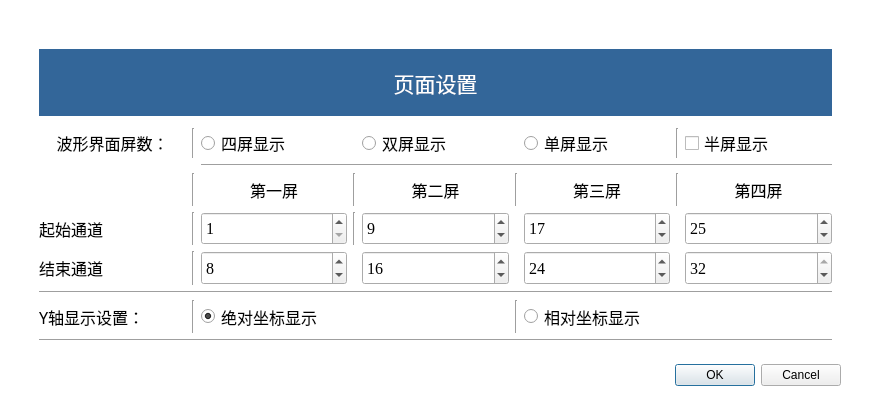
<?xml version="1.0" encoding="UTF-8"?>
<ui version="4.0">
 <class>Dialog</class>
 <widget class="QDialog" name="Dialog">
  <property name="geometry">
   <rect>
    <x>0</x>
    <y>0</y>
    <width>880</width>
    <height>409</height>
   </rect>
  </property>
  <property name="windowTitle">
   <string>数据分析设置</string>
  </property>
  <property name="styleSheet">
   <string notr="true">QDialog{background-color: qlineargradient(spread:pad, x1:0, y1:0, x2:1, y2:1, stop:1 rgba(255, 255, 255, 255));font: 12pt &quot;黑体&quot;;}</string>
  </property>
  <widget class="QDialogButtonBox" name="buttonBox">
   <property name="geometry">
    <rect>
     <x>670</x>
     <y>360</y>
     <width>171</width>
     <height>31</height>
    </rect>
   </property>
   <property name="font">
    <font>
     <family>Times New Roman</family>
     <pointsize>14</pointsize>
    </font>
   </property>
   <property name="orientation">
    <enum>Qt::Horizontal</enum>
   </property>
   <property name="standardButtons">
    <set>QDialogButtonBox::Cancel|QDialogButtonBox::Ok</set>
   </property>
  </widget>
  <widget class="QFrame" name="frame">
   <property name="geometry">
    <rect>
     <x>30</x>
     <y>40</y>
     <width>811</width>
     <height>311</height>
    </rect>
   </property>
   <property name="sizePolicy">
    <sizepolicy hsizetype="Preferred" vsizetype="Minimum">
     <horstretch>0</horstretch>
     <verstretch>0</verstretch>
    </sizepolicy>
   </property>
   <property name="styleSheet">
    <string notr="true">QFrame{font: 12pt &quot;黑体&quot;;}
QRadioButton{font: 12pt &quot;黑体&quot;;}
</string>
   </property>
   <layout class="QGridLayout" name="gridLayout_2">
    <item row="3" column="2" colspan="7">
     <widget class="Line" name="line">
      <property name="orientation">
       <enum>Qt::Horizontal</enum>
      </property>
     </widget>
    </item>
    <item row="5" column="3">
     <widget class="Line" name="line_6">
      <property name="orientation">
       <enum>Qt::Vertical</enum>
      </property>
     </widget>
    </item>
    <item row="2" column="4">
     <widget class="QRadioButton" name="TwoAxisRadioButton">
      <property name="sizePolicy">
       <sizepolicy hsizetype="Expanding" vsizetype="Preferred">
        <horstretch>1</horstretch>
        <verstretch>1</verstretch>
       </sizepolicy>
      </property>
      <property name="font">
       <font>
        <family>黑体</family>
        <pointsize>12</pointsize>
        <weight>50</weight>
        <italic>false</italic>
        <bold>false</bold>
       </font>
      </property>
      <property name="text">
       <string>双屏显示</string>
      </property>
     </widget>
    </item>
    <item row="4" column="2">
     <widget class="QLabel" name="OneAxis">
      <property name="enabled">
       <bool>true</bool>
      </property>
      <property name="sizePolicy">
       <sizepolicy hsizetype="Expanding" vsizetype="Preferred">
        <horstretch>1</horstretch>
        <verstretch>1</verstretch>
       </sizepolicy>
      </property>
      <property name="maximumSize">
       <size>
        <width>16777215</width>
        <height>16777215</height>
       </size>
      </property>
      <property name="font">
       <font>
        <family>黑体</family>
        <pointsize>12</pointsize>
        <weight>50</weight>
        <italic>false</italic>
        <bold>false</bold>
       </font>
      </property>
      <property name="text">
       <string>第一屏</string>
      </property>
      <property name="alignment">
       <set>Qt::AlignCenter</set>
      </property>
     </widget>
    </item>
    <item row="6" column="8">
     <widget class="QSpinBox" name="axis_4_end">
      <property name="sizePolicy">
       <sizepolicy hsizetype="Expanding" vsizetype="Preferred">
        <horstretch>1</horstretch>
        <verstretch>0</verstretch>
       </sizepolicy>
      </property>
      <property name="font">
       <font>
        <family>Times New Roman</family>
        <pointsize>12</pointsize>
       </font>
      </property>
      <property name="minimum">
       <number>1</number>
      </property>
      <property name="maximum">
       <number>32</number>
      </property>
      <property name="value">
       <number>32</number>
      </property>
     </widget>
    </item>
    <item row="2" column="8">
     <widget class="QCheckBox" name="HalfAxischeckBox">
      <property name="font">
       <font>
        <family>黑体</family>
        <pointsize>12</pointsize>
       </font>
      </property>
      <property name="text">
       <string>半屏显示</string>
      </property>
      <property name="checked">
       <bool>false</bool>
      </property>
     </widget>
    </item>
    <item row="7" column="0" colspan="9">
     <widget class="Line" name="line_13">
      <property name="orientation">
       <enum>Qt::Horizontal</enum>
      </property>
     </widget>
    </item>
    <item row="2" column="0">
     <widget class="QLabel" name="AxisNum">
      <property name="sizePolicy">
       <sizepolicy hsizetype="Expanding" vsizetype="Preferred">
        <horstretch>1</horstretch>
        <verstretch>1</verstretch>
       </sizepolicy>
      </property>
      <property name="font">
       <font>
        <family>黑体</family>
        <pointsize>12</pointsize>
        <weight>50</weight>
        <italic>false</italic>
        <bold>false</bold>
       </font>
      </property>
      <property name="text">
       <string>波形界面屏数：</string>
      </property>
      <property name="alignment">
       <set>Qt::AlignCenter</set>
      </property>
     </widget>
    </item>
    <item row="6" column="1">
     <widget class="Line" name="line_18">
      <property name="orientation">
       <enum>Qt::Vertical</enum>
      </property>
     </widget>
    </item>
    <item row="4" column="5">
     <widget class="Line" name="line_5">
      <property name="orientation">
       <enum>Qt::Vertical</enum>
      </property>
     </widget>
    </item>
    <item row="6" column="2">
     <widget class="QSpinBox" name="axis_1_end">
      <property name="sizePolicy">
       <sizepolicy hsizetype="Expanding" vsizetype="Preferred">
        <horstretch>1</horstretch>
        <verstretch>0</verstretch>
       </sizepolicy>
      </property>
      <property name="font">
       <font>
        <family>Times New Roman</family>
        <pointsize>12</pointsize>
       </font>
      </property>
      <property name="minimum">
       <number>1</number>
      </property>
      <property name="maximum">
       <number>32</number>
      </property>
      <property name="value">
       <number>8</number>
      </property>
     </widget>
    </item>
    <item row="6" column="6">
     <widget class="QSpinBox" name="axis_3_end">
      <property name="sizePolicy">
       <sizepolicy hsizetype="Expanding" vsizetype="Preferred">
        <horstretch>1</horstretch>
        <verstretch>0</verstretch>
       </sizepolicy>
      </property>
      <property name="minimumSize">
       <size>
        <width>0</width>
        <height>0</height>
       </size>
      </property>
      <property name="maximumSize">
       <size>
        <width>16777215</width>
        <height>16777215</height>
       </size>
      </property>
      <property name="font">
       <font>
        <family>Times New Roman</family>
        <pointsize>12</pointsize>
       </font>
      </property>
      <property name="minimum">
       <number>1</number>
      </property>
      <property name="maximum">
       <number>32</number>
      </property>
      <property name="value">
       <number>24</number>
      </property>
     </widget>
    </item>
    <item row="4" column="8">
     <widget class="QLabel" name="FourAxis">
      <property name="sizePolicy">
       <sizepolicy hsizetype="Expanding" vsizetype="Preferred">
        <horstretch>1</horstretch>
        <verstretch>1</verstretch>
       </sizepolicy>
      </property>
      <property name="minimumSize">
       <size>
        <width>0</width>
        <height>0</height>
       </size>
      </property>
      <property name="font">
       <font>
        <family>黑体</family>
        <pointsize>12</pointsize>
        <weight>50</weight>
        <italic>false</italic>
        <bold>false</bold>
       </font>
      </property>
      <property name="text">
       <string>第四屏</string>
      </property>
      <property name="alignment">
       <set>Qt::AlignCenter</set>
      </property>
     </widget>
    </item>
    <item row="0" column="0" colspan="9">
     <widget class="QLabel" name="label">
      <property name="sizePolicy">
       <sizepolicy hsizetype="Expanding" vsizetype="Preferred">
        <horstretch>1</horstretch>
        <verstretch>2</verstretch>
       </sizepolicy>
      </property>
      <property name="font">
       <font>
        <family>黑体</family>
        <pointsize>16</pointsize>
        <weight>50</weight>
        <italic>false</italic>
        <bold>false</bold>
       </font>
      </property>
      <property name="styleSheet">
       <string notr="true">QLabel{background-color: qlineargradient(spread:pad, x1:0, y1:0, x2:1, y2:1, stop:0.0152284 rgba(51, 102, 153, 255));color: rgb(255, 255, 255);font: 16pt &quot;黑体&quot;;}
</string>
      </property>
      <property name="text">
       <string>页面设置</string>
      </property>
      <property name="alignment">
       <set>Qt::AlignCenter</set>
      </property>
     </widget>
    </item>
    <item row="4" column="7">
     <widget class="Line" name="line_7">
      <property name="orientation">
       <enum>Qt::Vertical</enum>
      </property>
     </widget>
    </item>
    <item row="5" column="8">
     <widget class="QSpinBox" name="axis_4_begin">
      <property name="sizePolicy">
       <sizepolicy hsizetype="Expanding" vsizetype="Preferred">
        <horstretch>1</horstretch>
        <verstretch>0</verstretch>
       </sizepolicy>
      </property>
      <property name="font">
       <font>
        <family>Times New Roman</family>
        <pointsize>12</pointsize>
       </font>
      </property>
      <property name="minimum">
       <number>1</number>
      </property>
      <property name="maximum">
       <number>32</number>
      </property>
      <property name="value">
       <number>25</number>
      </property>
     </widget>
    </item>
    <item row="6" column="0">
     <widget class="QLabel" name="ChannelEnd">
      <property name="sizePolicy">
       <sizepolicy hsizetype="Expanding" vsizetype="Preferred">
        <horstretch>1</horstretch>
        <verstretch>1</verstretch>
       </sizepolicy>
      </property>
      <property name="font">
       <font>
        <family>黑体</family>
        <pointsize>12</pointsize>
        <weight>50</weight>
        <italic>false</italic>
        <bold>false</bold>
       </font>
      </property>
      <property name="text">
       <string>结束通道</string>
      </property>
      <property name="alignment">
       <set>Qt::AlignLeading|Qt::AlignLeft|Qt::AlignVCenter</set>
      </property>
     </widget>
    </item>
    <item row="6" column="4">
     <widget class="QSpinBox" name="axis_2_end">
      <property name="sizePolicy">
       <sizepolicy hsizetype="Expanding" vsizetype="Preferred">
        <horstretch>1</horstretch>
        <verstretch>0</verstretch>
       </sizepolicy>
      </property>
      <property name="font">
       <font>
        <family>Times New Roman</family>
        <pointsize>12</pointsize>
       </font>
      </property>
      <property name="minimum">
       <number>1</number>
      </property>
      <property name="maximum">
       <number>32</number>
      </property>
      <property name="value">
       <number>16</number>
      </property>
     </widget>
    </item>
    <item row="2" column="1">
     <widget class="Line" name="line_19">
      <property name="orientation">
       <enum>Qt::Vertical</enum>
      </property>
     </widget>
    </item>
    <item row="1" column="0">
     <widget class="Line" name="line_42">
      <property name="orientation">
       <enum>Qt::Vertical</enum>
      </property>
     </widget>
    </item>
    <item row="4" column="4">
     <widget class="QLabel" name="TwoAxis">
      <property name="sizePolicy">
       <sizepolicy hsizetype="Expanding" vsizetype="Preferred">
        <horstretch>1</horstretch>
        <verstretch>1</verstretch>
       </sizepolicy>
      </property>
      <property name="minimumSize">
       <size>
        <width>0</width>
        <height>0</height>
       </size>
      </property>
      <property name="font">
       <font>
        <family>黑体</family>
        <pointsize>12</pointsize>
        <weight>50</weight>
        <italic>false</italic>
        <bold>false</bold>
       </font>
      </property>
      <property name="text">
       <string>第二屏</string>
      </property>
      <property name="alignment">
       <set>Qt::AlignCenter</set>
      </property>
     </widget>
    </item>
    <item row="8" column="6" colspan="3">
     <widget class="QRadioButton" name="RelativeAxisRadioButton">
      <property name="sizePolicy">
       <sizepolicy hsizetype="Expanding" vsizetype="Preferred">
        <horstretch>1</horstretch>
        <verstretch>1</verstretch>
       </sizepolicy>
      </property>
      <property name="font">
       <font>
        <family>黑体</family>
        <pointsize>12</pointsize>
        <weight>50</weight>
        <italic>false</italic>
        <bold>false</bold>
       </font>
      </property>
      <property name="text">
       <string>相对坐标显示</string>
      </property>
     </widget>
    </item>
    <item row="4" column="3">
     <widget class="Line" name="line_14">
      <property name="sizePolicy">
       <sizepolicy hsizetype="Preferred" vsizetype="Preferred">
        <horstretch>0</horstretch>
        <verstretch>0</verstretch>
       </sizepolicy>
      </property>
      <property name="orientation">
       <enum>Qt::Vertical</enum>
      </property>
     </widget>
    </item>
    <item row="5" column="1">
     <widget class="Line" name="line_17">
      <property name="orientation">
       <enum>Qt::Vertical</enum>
      </property>
     </widget>
    </item>
    <item row="2" column="2">
     <widget class="QRadioButton" name="FourAxisRadioButton">
      <property name="sizePolicy">
       <sizepolicy hsizetype="Expanding" vsizetype="Preferred">
        <horstretch>1</horstretch>
        <verstretch>1</verstretch>
       </sizepolicy>
      </property>
      <property name="font">
       <font>
        <family>黑体</family>
        <pointsize>12</pointsize>
        <weight>50</weight>
        <italic>false</italic>
        <bold>false</bold>
       </font>
      </property>
      <property name="text">
       <string>四屏显示</string>
      </property>
      <property name="checked">
       <bool>false</bool>
      </property>
     </widget>
    </item>
    <item row="5" column="0">
     <widget class="QLabel" name="ChannelBegin">
      <property name="sizePolicy">
       <sizepolicy hsizetype="Expanding" vsizetype="Preferred">
        <horstretch>1</horstretch>
        <verstretch>1</verstretch>
       </sizepolicy>
      </property>
      <property name="font">
       <font>
        <family>黑体</family>
        <pointsize>12</pointsize>
        <weight>50</weight>
        <italic>false</italic>
        <bold>false</bold>
       </font>
      </property>
      <property name="text">
       <string>起始通道</string>
      </property>
      <property name="alignment">
       <set>Qt::AlignLeading|Qt::AlignLeft|Qt::AlignVCenter</set>
      </property>
     </widget>
    </item>
    <item row="5" column="6">
     <widget class="QSpinBox" name="axis_3_begin">
      <property name="sizePolicy">
       <sizepolicy hsizetype="Expanding" vsizetype="Preferred">
        <horstretch>1</horstretch>
        <verstretch>0</verstretch>
       </sizepolicy>
      </property>
      <property name="minimumSize">
       <size>
        <width>0</width>
        <height>0</height>
       </size>
      </property>
      <property name="maximumSize">
       <size>
        <width>16777215</width>
        <height>16777215</height>
       </size>
      </property>
      <property name="font">
       <font>
        <family>Times New Roman</family>
        <pointsize>12</pointsize>
       </font>
      </property>
      <property name="minimum">
       <number>1</number>
      </property>
      <property name="maximum">
       <number>32</number>
      </property>
      <property name="value">
       <number>17</number>
      </property>
     </widget>
    </item>
    <item row="2" column="6">
     <widget class="QRadioButton" name="OneAxisRadioButton">
      <property name="sizePolicy">
       <sizepolicy hsizetype="Expanding" vsizetype="Preferred">
        <horstretch>1</horstretch>
        <verstretch>1</verstretch>
       </sizepolicy>
      </property>
      <property name="font">
       <font>
        <family>黑体</family>
        <pointsize>12</pointsize>
        <weight>50</weight>
        <italic>false</italic>
        <bold>false</bold>
       </font>
      </property>
      <property name="text">
       <string>单屏显示</string>
      </property>
     </widget>
    </item>
    <item row="5" column="2">
     <widget class="QSpinBox" name="axis_1_begin">
      <property name="sizePolicy">
       <sizepolicy hsizetype="Expanding" vsizetype="Preferred">
        <horstretch>1</horstretch>
        <verstretch>0</verstretch>
       </sizepolicy>
      </property>
      <property name="font">
       <font>
        <family>Times New Roman</family>
        <pointsize>12</pointsize>
       </font>
      </property>
      <property name="minimum">
       <number>1</number>
      </property>
      <property name="maximum">
       <number>32</number>
      </property>
     </widget>
    </item>
    <item row="4" column="6">
     <widget class="QLabel" name="ThreeAxis">
      <property name="sizePolicy">
       <sizepolicy hsizetype="Expanding" vsizetype="Preferred">
        <horstretch>1</horstretch>
        <verstretch>1</verstretch>
       </sizepolicy>
      </property>
      <property name="minimumSize">
       <size>
        <width>0</width>
        <height>0</height>
       </size>
      </property>
      <property name="maximumSize">
       <size>
        <width>16777215</width>
        <height>16777215</height>
       </size>
      </property>
      <property name="font">
       <font>
        <family>黑体</family>
        <pointsize>12</pointsize>
        <weight>50</weight>
        <italic>false</italic>
        <bold>false</bold>
       </font>
      </property>
      <property name="text">
       <string>第三屏</string>
      </property>
      <property name="alignment">
       <set>Qt::AlignCenter</set>
      </property>
     </widget>
    </item>
    <item row="2" column="7">
     <widget class="Line" name="line_20">
      <property name="sizePolicy">
       <sizepolicy hsizetype="Preferred" vsizetype="Preferred">
        <horstretch>0</horstretch>
        <verstretch>0</verstretch>
       </sizepolicy>
      </property>
      <property name="orientation">
       <enum>Qt::Vertical</enum>
      </property>
     </widget>
    </item>
    <item row="8" column="0">
     <widget class="QLabel" name="YAxisShow">
      <property name="sizePolicy">
       <sizepolicy hsizetype="Expanding" vsizetype="Preferred">
        <horstretch>1</horstretch>
        <verstretch>1</verstretch>
       </sizepolicy>
      </property>
      <property name="font">
       <font>
        <family>黑体</family>
        <pointsize>12</pointsize>
        <weight>50</weight>
        <italic>false</italic>
        <bold>false</bold>
       </font>
      </property>
      <property name="text">
       <string>Y轴显示设置：</string>
      </property>
      <property name="alignment">
       <set>Qt::AlignLeading|Qt::AlignLeft|Qt::AlignVCenter</set>
      </property>
     </widget>
    </item>
    <item row="4" column="1">
     <widget class="Line" name="line_11">
      <property name="sizePolicy">
       <sizepolicy hsizetype="Preferred" vsizetype="Preferred">
        <horstretch>0</horstretch>
        <verstretch>0</verstretch>
       </sizepolicy>
      </property>
      <property name="orientation">
       <enum>Qt::Vertical</enum>
      </property>
     </widget>
    </item>
    <item row="5" column="4">
     <widget class="QSpinBox" name="axis_2_begin">
      <property name="sizePolicy">
       <sizepolicy hsizetype="Expanding" vsizetype="Preferred">
        <horstretch>1</horstretch>
        <verstretch>0</verstretch>
       </sizepolicy>
      </property>
      <property name="font">
       <font>
        <family>Times New Roman</family>
        <pointsize>12</pointsize>
       </font>
      </property>
      <property name="minimum">
       <number>1</number>
      </property>
      <property name="maximum">
       <number>32</number>
      </property>
      <property name="value">
       <number>9</number>
      </property>
     </widget>
    </item>
    <item row="8" column="5">
     <widget class="Line" name="line_15">
      <property name="orientation">
       <enum>Qt::Vertical</enum>
      </property>
     </widget>
    </item>
    <item row="8" column="1">
     <widget class="Line" name="line_31">
      <property name="orientation">
       <enum>Qt::Vertical</enum>
      </property>
     </widget>
    </item>
    <item row="8" column="2" colspan="3">
     <widget class="QRadioButton" name="AbsoluteAxisRadioButton">
      <property name="sizePolicy">
       <sizepolicy hsizetype="Expanding" vsizetype="Preferred">
        <horstretch>1</horstretch>
        <verstretch>1</verstretch>
       </sizepolicy>
      </property>
      <property name="font">
       <font>
        <family>黑体</family>
        <pointsize>12</pointsize>
        <weight>50</weight>
        <italic>false</italic>
        <bold>false</bold>
       </font>
      </property>
      <property name="text">
       <string>绝对坐标显示</string>
      </property>
      <property name="checked">
       <bool>true</bool>
      </property>
     </widget>
    </item>
    <item row="9" column="0" colspan="9">
     <widget class="Line" name="line_16">
      <property name="orientation">
       <enum>Qt::Horizontal</enum>
      </property>
     </widget>
    </item>
   </layout>
  </widget>
 </widget>
 <resources/>
 <connections>
  <connection>
   <sender>buttonBox</sender>
   <signal>accepted()</signal>
   <receiver>Dialog</receiver>
   <slot>accept()</slot>
   <hints>
    <hint type="sourcelabel">
     <x>248</x>
     <y>254</y>
    </hint>
    <hint type="destinationlabel">
     <x>157</x>
     <y>274</y>
    </hint>
   </hints>
  </connection>
  <connection>
   <sender>buttonBox</sender>
   <signal>rejected()</signal>
   <receiver>Dialog</receiver>
   <slot>reject()</slot>
   <hints>
    <hint type="sourcelabel">
     <x>316</x>
     <y>260</y>
    </hint>
    <hint type="destinationlabel">
     <x>286</x>
     <y>274</y>
    </hint>
   </hints>
  </connection>
 </connections>
</ui>
